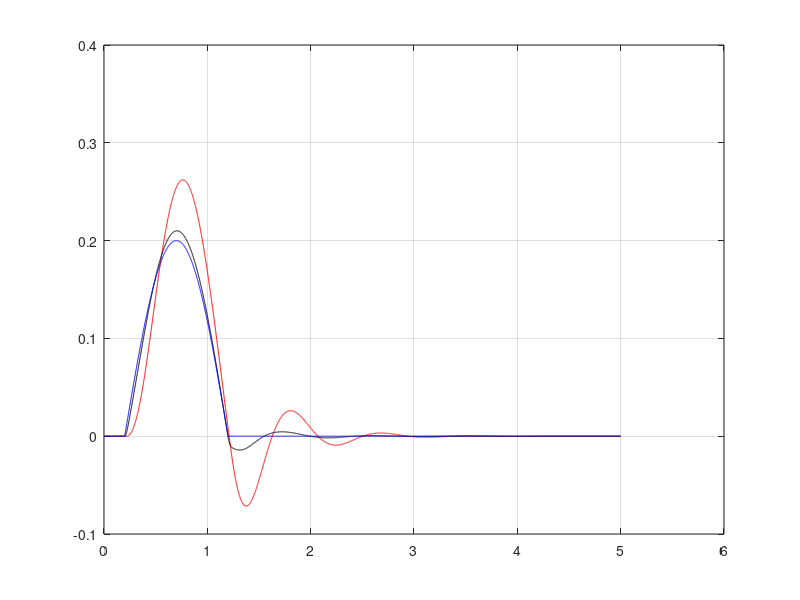

Source code (MATLAB): (Note: this script raises an error after producing the figure.)
clc
clear
close all
s=2;
yy=0.5;
Rwheel=0.29;
 
ya0=0+yy;
za0=0;
yb0=0.2490+yy;  
zb0=-0.0608;
yc0=0.3721+yy;
zc0=0.0275;
yd0=0.1074+yy;  
zd0=0.5825;
 
za0=za0-(zc0-Rwheel);
zb0=zb0-(zc0-Rwheel);
zd0=zd0-(zc0-Rwheel);
zc0=zc0-(zc0-Rwheel);
 
theta0=atan((za0-zb0)/(yb0-ya0));
L01=sqrt((ya0-yb0)^2+(za0-zb0)^2);
L02=sqrt((yd0-yb0)^2+(zd0-zb0)^2);
L03=L02/3;
L05=0.2*L02;
L04=L02-L03-L05;
wheel_axis_dist=(zc0-zb0)/(zd0-zb0)*L02/L03;
 
ms=453;
mu=71;
ks=17658;
bs=1950;
Rwheel=0.29;
wheelWidth=Rwheel;
I=0.021;
kt1=183887;
bt1=2500;
kt2=50000;
bt2=2500;
 
k1=L02/(yb0*L02+yb0*zb0-yc0*zb0);
k2=k1*zb0/L02;
k3=k2*(zc0-zb0-L02);
k4=k3-Rwheel*k2;
k5=yd0*zb0-zd0*yb0;
k6s=ms+mu*k3+I*k2^2-((mu*k3+I*k2^2)^2)/(mu+mu*k3+I*k2^2);
k6u=mu+mu*k3+I*k2^2-((mu*k3+I*k2^2)^2)/(ms+mu*k3+I*k2^2);
k7s=(mu*k3+I*k2^2)/(mu+mu*k3+I*k2^2);
k7u=(mu*k3+I*k2^2)/(ms+mu*k3+I*k2^2);
 
tw=5;
h=0.001;

Zr(1:0.2/h)=0;
Zr(0.2/h+1:1/h+0.2/h+1)=0.2*sin(0:3.14*h/1:3.14);
Zr(end+1:tw/h+1)=0;

% Zr=0:0.4*h:0.4*2;             %choose between those for the input signals
% Zr(end+1:tw/h+1)=Zr(end);

% Zr(1)=0;
% Zr(end+1:tw/h+1)=0.2;
dZr=diff(Zr)/h;
 
 
t(1)=0;
Y(1,1)=0;   %zs
Y(2,1)=0;   %zu
Y(3,1)=0;   %s
Y(4,1)=0;   %u
 
n=4;
for i=1:tw/h
    zr=Zr(i);
    dzr=dZr(i);
    zs=Y(1,i);
    zu=Y(2,i);
    s=Y(3,i);
    u=Y(4,i);
    m1=[s,u,(1/k6s)*(((ks*k1*k5*(1-L02/(sqrt(2*k1*k5*(zu-zs)+L02^2))))+kt2*(k4)^2*(zu-zs)+bs*((k1*k5)^2)*(u-s)/(2*k1*k5*(zu-zs)+L02^2)+bt2*k4^2*(u-s))*(1-k7s)-k7s*(kt1*(zu-zr)+bt1*(u-dzr))) ...
        1/k6u*(((ks*k1*k5*(1-(L02/sqrt(2*k1*k5*(zu-zs)+L02^2))))+kt2*(k4)^2*(zu-zs)+bs*((k1*k5)^2)*(u-s)/(2*k1*k5*(zu-zs)+L02^2)+bt2*k4^2*(u-s))*(k7u-1)-(kt1*(zu-zr)+bt1*(u-dzr)))];
    
    zs=Y(1,i)+0.5*m1(1)*h;
    zu=Y(2,i)+0.5*m1(2)*h;
    s=Y(3,i)+0.5*m1(3)*h;
    u=Y(4,i)+0.5*m1(4)*h;
    m2=[s,u,(1/k6s)*(((ks*k1*k5*(1-L02/(sqrt(2*k1*k5*(zu-zs)+L02^2))))+kt2*(k4)^2*(zu-zs)+bs*((k1*k5)^2)*(u-s)/(2*k1*k5*(zu-zs)+L02^2)+bt2*k4^2*(u-s))*(1-k7s)-k7s*(kt1*(zu-zr)+bt1*(u-dzr))) ...
        1/k6u*(((ks*k1*k5*(1-(L02/sqrt(2*k1*k5*(zu-zs)+L02^2))))+kt2*(k4)^2*(zu-zs)+bs*((k1*k5)^2)*(u-s)/(2*k1*k5*(zu-zs)+L02^2)+bt2*k4^2*(u-s))*(k7u-1)-(kt1*(zu-zr)+bt1*(u-dzr)))];
 
    zs=Y(1,i)+0.5*m2(1)*h;
    zu=Y(2,i)+0.5*m2(2)*h;
    s=Y(3,i)+0.5*m2(3)*h;
    u=Y(4,i)+0.5*m2(4)*h;
    m3=[s,u,(1/k6s)*(((ks*k1*k5*(1-L02/(sqrt(2*k1*k5*(zu-zs)+L02^2))))+kt2*(k4)^2*(zu-zs)+bs*((k1*k5)^2)*(u-s)/(2*k1*k5*(zu-zs)+L02^2)+bt2*k4^2*(u-s))*(1-k7s)-k7s*(kt1*(zu-zr)+bt1*(u-dzr))) ...
        1/k6u*(((ks*k1*k5*(1-(L02/sqrt(2*k1*k5*(zu-zs)+L02^2))))+kt2*(k4)^2*(zu-zs)+bs*((k1*k5)^2)*(u-s)/(2*k1*k5*(zu-zs)+L02^2)+bt2*k4^2*(u-s))*(k7u-1)-(kt1*(zu-zr)+bt1*(u-dzr)))];
 
    zs=Y(1,i)+m3(1)*h;
    zu=Y(2,i)+m3(2)*h;
    s=Y(3,i)+m3(3)*h;
    u=Y(4,i)+m3(4)*h;
    m4=[s,u,(1/k6s)*(((ks*k1*k5*(1-L02/(sqrt(2*k1*k5*(zu-zs)+L02^2))))+kt2*(k4)^2*(zu-zs)+bs*((k1*k5)^2)*(u-s)/(2*k1*k5*(zu-zs)+L02^2)+bt2*k4^2*(u-s))*(1-k7s)-k7s*(kt1*(zu-zr)+bt1*(u-dzr))) ...
        1/k6u*(((ks*k1*k5*(1-(L02/sqrt(2*k1*k5*(zu-zs)+L02^2))))+kt2*(k4)^2*(zu-zs)+bs*((k1*k5)^2)*(u-s)/(2*k1*k5*(zu-zs)+L02^2)+bt2*k4^2*(u-s))*(k7u-1)-(kt1*(zu-zr)+bt1*(u-dzr)))];
    Y(:,i+1)=Y(:,i)+h*(m1'+2*m2'+2*m3'+m4')/6;
    
    t(i+1)=t(i)+h;    
end
f1=figure('Name','System Response','NumberTitle','off');
plot(t,Y(1,:),'r','DisplayName','Zs');
grid
hold on 
plot(t,Y(2,:),'k','DisplayName','Zu');
plot(t,Zr,'b','DisplayName','Zr');
 
tt=linspace(0,2*pi,100);
sins=sin(tt);
coss=cos(tt);
 
Rpin=0.02;
Lthick=Rpin/2;
 
ya=ya0;
yd=yd0;
jj=0;
i=1;
f2=figure('Name','Half Car','NumberTitle','off','units','normalized','outerposition',[0 0 1 1]);
tic

myVideo = VideoWriter('myVideoFile'); %open video file
myVideo.FrameRate = 25;  %can adjust this, 5 - 10 works well for me
open(myVideo)

for i = 1:40:length(t)
    zs=Y(1,i);
    zu=Y(2,i);
    zr=Zr(i);
    theta=k1*(zu-zs);
    phi=k2*(zu-zs);
    
    za=za0+zs;
    zd=zd0+zs;
    yb=yb0*cos(theta)-zb0*sin(theta);
    zb=zb0*cos(theta)+yb0*sin(theta)+zs;
    yc=yb+(yc0-yb0)*cos(phi)+(zc0-zb0)*sin(phi);
    zc=zc0+zu;
    L1=sqrt((ya-yb)^2+(za-zb)^2);
    
    L2=sqrt((zd-zb)^2+(yd-yb)^2);
    L4=L2-L03-L05;
    psy=atan((zd-zb)/(yb-yd));
    ye=yd+L05*cos(psy);
    ze=zd-L05*sin(psy);
    yf=yb-L03*cos(psy);
    zf=zb+L03*sin(psy);
    Y_wheel_axis=yb-wheel_axis_dist*(yb-yf);
    Z_wheel_axis=zb+wheel_axis_dist*(zf-zb);
    theta=theta0-theta;
    YL1=[ya+Lthick*sin(theta) yb+Lthick*sin(theta) yb-Lthick*sin(theta) ya-Lthick*sin(theta) ya+Lthick*sin(theta)];
    ZL1=[za+Lthick*cos(theta) zb+Lthick*cos(theta) zb-Lthick*cos(theta) za-Lthick*cos(theta) za+Lthick*cos(theta)];
    YL2=[yb+Lthick*sin(psy) yf+Lthick*sin(psy) yf-Lthick*sin(psy) yb-Lthick*sin(psy) yb+Lthick*sin(psy)];
    ZL2=[zb+Lthick*cos(psy) zf+Lthick*cos(psy) zf-Lthick*cos(psy) zb-Lthick*cos(psy) zb+Lthick*cos(psy)];
    YL3=[yd+Lthick*sin(psy) ye+Lthick*sin(psy) ye-Lthick*sin(psy) yd-Lthick*sin(psy) yd+Lthick*sin(psy)];
    ZL3=[zd+Lthick*cos(psy) ze+Lthick*cos(psy) ze+Lthick*cos(psy) zd-Lthick*cos(psy) zd+Lthick*cos(psy)];
    YL4=[Y_wheel_axis-Lthick*cos(psy) yc+Lthick*sin(phi) yc-Lthick*sin(phi) Y_wheel_axis+Lthick*cos(psy) Y_wheel_axis-Lthick*cos(psy)];
    ZL4=[Z_wheel_axis+Lthick*sin(psy) zc+Lthick*cos(phi) zc-Lthick*cos(phi) Z_wheel_axis-Lthick*sin(psy) Z_wheel_axis+Lthick*sin(psy)];
    
    Ychassis=[ya+2*Rpin*sins(1:end/2) ya  yd-2*Rpin*coss(1:end/2) yc0 yc0 yc0+0.9*wheelWidth yc0+0.9*wheelWidth];
    Zchassis=[za-2*Rpin*coss(1:end/2) zd  zd-2*Rpin*sins(1:end/2) zd zd-(zd0-zc0)/4 zd-(zd0-zc0)/4 zd+0.75*Rwheel];
    Ychassis1=[Ychassis 0.2 0.2];
    Zchassis1=[Zchassis Zchassis(end) Zchassis(1)];
    Ychassis(end+1:2*end)=-flip(Ychassis);
    Zchassis(end+1:2*end)=flip(Zchassis);
    Ywheel=[yc+Rwheel*sin(phi) yc+wheelWidth*cos(phi)+Rwheel*sin(phi) yc+wheelWidth*cos(phi)-Rwheel*sin(phi) yc-Rwheel*sin(phi) yc+Rwheel*sin(phi)];
    Zwheel=[zc+Rwheel*cos(phi) zc+Rwheel*cos(phi)-wheelWidth*sin(phi) zc-Rwheel*cos(phi)-wheelWidth*sin(phi) zc-Rwheel*cos(phi) zc+Rwheel*cos(phi)];
    
    n=10;           %spring coils
    dy=L4/(n+1);    %single spring coil length
    dx=L04/2;       %strut width
    yy1=yf+dx/2*sin(pi-psy)+dy/2*cos(pi-psy);
    zz1=zf+dy/2*sin(pi-psy)-dx/2*cos(pi-psy);
    
    figure(f2)
    fill([yf yy1],[zf zz1],'k',[-yf -yy1],[zf zz1],'k','LineWidth',2)
    hold on
    for j=1:n
        fill([yy1 yy1+((-1)^j)*dx*sin(pi-psy)+dy*cos(pi-psy)],[zz1 zz1+dy*sin(pi-psy)-(-1)^j*dx*cos(pi-psy)],'r',...
            [-yy1 -(yy1+((-1)^j)*dx*sin(pi-psy)+dy*cos(pi-psy))],[zz1 zz1+dy*sin(pi-psy)-(-1)^j*dx*cos(pi-psy)],'r','LineWidth',2)
        yy1=yy1+(-1)^j*dx*sin(pi-psy)+dy*cos(pi-psy);
        zz1=zz1+dy*sin(pi-psy)-(-1)^j*dx*cos(pi-psy);
    end
    fill([yy1,ye],[zz1,ze],'k',[-yy1,-ye],[zz1,ze],'k','LineWidth',2) %end of strut
    
    fill([-4,4,4,-4,-4],[zr,zr,0,0,zr],'k','FaceAlpha',0.7,'LineWidth',0.1)    %road
    fill(YL1,ZL1,'k',YL2,ZL2,'k',YL3,ZL3,'k',YL4,ZL4,'k',Ywheel,Zwheel,'k',Ychassis,Zchassis,'',yb+Rpin*coss,zb+Rpin*sins,'g',...
        -YL1,ZL1,'k',-YL2,ZL2,'k',-YL3,ZL3,'k',-YL4,ZL4,'k',-Ywheel,Zwheel,'k',-yb+Rpin*coss,zb+Rpin*sins,'g',...
        yd+Rpin*coss,zd+Rpin*sins,'g',...
        ye+Rpin*coss,ze+Rpin*sins,'b',...
        yf+Rpin*coss,zf+Rpin*sins,'b',...
        ya+Rpin*coss,za+Rpin*sins,'g',...
        -yd+Rpin*coss,zd+Rpin*sins,'g',...
        -ye+Rpin*coss,ze+Rpin*sins,'b',...
        -yf+Rpin*coss,zf+Rpin*sins,'b',...
        -ya+Rpin*coss,za+Rpin*sins,'g','LineWidth',0.1)
    fill([Ychassis(105) Ychassis(105)*(1-1/3) Ychassis(105)*(1/3-1) -Ychassis(105)],...
        [Zchassis(105) Zchassis(105)+0.5 (Zchassis(105)+0.5) Zchassis(105)],'b','LineWidth',0.1,'FaceAlpha',0.3)
    axis([-1.5 1.5 0 3])
    axis equal
    drawnow
    hold off
    

    frame = getframe(f2);
    writeVideo(myVideo, frame);

end
close(myVideo)
